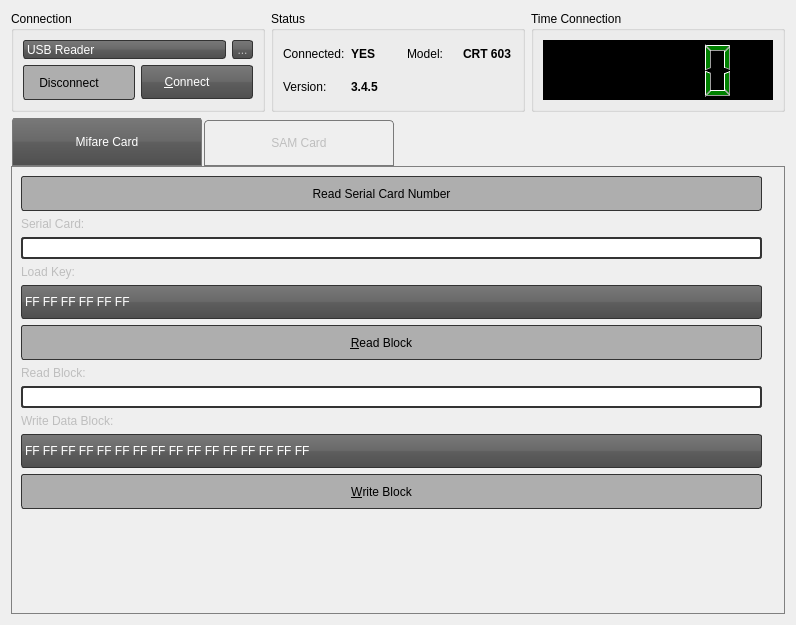
<?xml version="1.0" encoding="UTF-8"?>
<ui version="4.0">
 <author>Ederson Moura &lt;ederson.moura@resource.com.br&gt;</author>
 <class>SmartCardReaderFit</class>
 <widget class="QWidget" name="SmartCardReaderFit">
  <property name="geometry">
   <rect>
    <x>0</x>
    <y>0</y>
    <width>796</width>
    <height>625</height>
   </rect>
  </property>
  <property name="windowTitle">
   <string>Smart Card Reader</string>
  </property>
  <property name="windowIcon">
   <iconset resource="../images.qrc">
    <normaloff>:/res/images/app-icon.png</normaloff>:/res/images/app-icon.png</iconset>
  </property>
  <property name="styleSheet">
   <string notr="true">QLineEdit {
    border: 2px solid #333333;
    border-radius: 3px;
    padding: 1px 23px 1px 3px;
}

QPushButton:hover, QToolButton:hover {
    background: qlineargradient(x1 : 0, y1 : 0, x2 : 0, y2 :   1, stop :   0.0 #ffd9aa, stop : 0.5 #ffbb6e, stop : 0.55 #feae42, stop : 1.0 #fedb74);
}

QPushButton {
    border: 1px solid #333333;
    border-radius: 3px;
    padding: 1px 23px 1px 3px;
	background: qlineargradient(x1:0, y1:0, x2:0, y2:1, stop:0 #797979, stop:0.48 #696969, stop:0.52 #5e5e5e, stop:1 #4f4f4f);
    color: white;
    font: bold large &quot;Arial&quot;;
    height: 30px;
}

QPushButton:pressed {
    background: qlineargradient(x1 : 0, y1 : 0, x2 : 0, y2 :   1, stop :   0.0 #c0dbff, stop : 0.5 #cfd26f, stop : 0.55 #c7df6f, stop : 1.0 #f5f9ff);
    padding-top: 2px;
    padding-left: 3px;
}

QPushButton:on {
    background: qlineargradient(x1 : 0, y1 : 0, x2 : 0, y2 :   1, stop :   0.0 #5AA72D, stop : 0.5 #B3E296, stop : 0.55 #B3E296, stop : 1.0 #f5f9ff);
    padding-top: 2px;
    padding-left: 3px;
}

QPushButton:disabled {
    background: transparent #aeaeae;
    padding-top: 2px;        
    padding-left: 3px;
    color: black;
}

QToolButton {
    border: 1px solid #333333;
    border-radius: 3px;
	background: qlineargradient(x1:0, y1:0, x2:0, y2:1, stop:0 #797979, stop:0.48 #696969, stop:0.52 #5e5e5e, stop:1 #4f4f4f);
}

QProgressBar {
    border: 1px solid black;
    text-align: center;
    padding: 1px;
    border-bottom-right-radius: 7px;
    border-bottom-left-radius: 7px;
    background: QLinearGradient( x1: 0, y1: 0, x2: 1, y2: 0, stop: 0 #fff, stop: 0.4999 #eee, stop: 0.5 #ddd, stop: 1 #eee );
    width: 15px;
}

QProgressBar::chunk {
    background: QLinearGradient( x1: 0, y1: 0, x2: 1, y2: 0,stop: 0 #78d,stop: 0.4999 #46a,stop: 0.5 #45a,stop: 1 #238 );
    border-bottom-right-radius: 7px;
    border-bottom-left-radius: 7px;
    border: 1px solid black;
}

QLCDNumber {
    background-color:black;
    color:green;
    font: bold large &quot;Arial&quot;;
    height: 30px;
}

QTabWidget, QStackedWidget {
    background: none;
    color: white;
    font: bold large &quot;Arial&quot;;
    height: 30px;
}

QTabWidget::pane {
    border: 0px;
    top: 0.1em;
    border-width: 1px;
    border-style: solid;
    border-color: grey;
}

QTabBar::tab {
    width: 150px;
    margin-left: 0.5;
    margin-right: 0.5;
    border: 1px solid #7a7a7a;
    border-top-left-radius: 4px;
    border-top-right-radius: 4px;
    padding: 15px 19px 15px 19px;
}

QTabBar::tab:!selected {
   margin-top: 2px;
}

QTabBar::tab:selected {
    margin-top: -1px;
    background: qlineargradient(x1:0, y1:0, x2:0, y2:1, stop:0 #797979, stop:0.48 #696969, stop:0.52 #5e5e5e, stop:1 #4f4f4f);
    color: white;
}

QTabBar::tab:hover {
    text-decoration: underline;
     background: qlineargradient(x1 : 0, y1 : 0, x2 : 0, y2 :   1, stop :   0.0 #ffd9aa, stop : 0.5 #ffbb6e, stop : 0.55 #feae42, stop :   1.0 #fedb74);
}

QTabBar::tab::bottom {
    border-bottom-left-radius: 4px;
    border-bottom-right-radius: 4px;
    border-top-left-radius: 0px;
    border-top-right-radius: 0px;
    padding: 15px 19px 15px 19px;
}

QComboBox {
	border: 1px solid #333333;
	border-radius: 3px;
	background: qlineargradient(x1:0, y1:0, x2:0, y2:1, stop:0 #797979, stop:0.48 #696969, stop:0.52 #5e5e5e, stop:1 #4f4f4f);
	padding: 1px 23px 1px 3px;
	min-width: 6em;
    color: white;
    font: bold large &quot;Arial&quot;;
    height: 30px;
}

QComboBox:hover {
    text-decoration: underline;
     background: qlineargradient(x1 : 0, y1 : 0, x2 : 0, y2 :   1, stop :   0.0 #ffd9aa, stop : 0.5 #ffbb6e, stop : 0.55 #feae42, stop :   1.0 #fedb74);
}

QComboBox::drop-down {
	subcontrol-origin: padding;
	subcontrol-position: top right;
	width: 20px;
	border-top-right-radius: 3px;
	border-bottom-right-radius: 3px;
}

QComboBox::down-arrow {
     image: url(:res/images/combo-arrow-down.png);
}
 
QComboBox QAbstractView{
	background-color: #4f4f4f;
	color: #999999;
	selection-background-color: #999999;
	selection-color: #4f4f4f;
}

QComboBox QAbstractItemView {
    background-color: #4f4f4f;
    color: white;
   selection-background-color: qlineargradient(x1 : 0, y1 : 0, x2 : 0, y2 :   1, stop :   0.0 #ffd9aa, stop : 0.5 #ffbb6e, stop : 0.55 #feae42, stop : 1.0 #fedb74);
}

</string>
  </property>
  <layout class="QGridLayout" name="gridLayout_14">
   <item row="0" column="0">
    <widget class="QGroupBox" name="selectBox">
     <property name="title">
      <string>Connection</string>
     </property>
     <layout class="QGridLayout" name="gridLayout_3">
      <item row="0" column="0">
       <layout class="QGridLayout" name="gridLayout">
        <item row="0" column="0">
         <widget class="QComboBox" name="comboBoxSmartCardReader">
          <property name="sizePolicy">
           <sizepolicy hsizetype="Preferred" vsizetype="Ignored">
            <horstretch>0</horstretch>
            <verstretch>0</verstretch>
           </sizepolicy>
          </property>
          <property name="iconSize">
           <size>
            <width>32</width>
            <height>32</height>
           </size>
          </property>
          <item>
           <property name="text">
            <string>USB Reader</string>
           </property>
           <property name="icon">
            <iconset resource="../images.qrc">
             <normaloff>:/res/images/usbport.png</normaloff>:/res/images/usbport.png</iconset>
           </property>
          </item>
         </widget>
        </item>
        <item row="0" column="1">
         <widget class="QToolButton" name="toolButtonCardReader">
          <property name="enabled">
           <bool>false</bool>
          </property>
          <property name="text">
           <string>...</string>
          </property>
          <property name="icon">
           <iconset resource="../images.qrc">
            <normaloff>:/res/images/settings.png</normaloff>:/res/images/settings.png</iconset>
          </property>
          <property name="iconSize">
           <size>
            <width>32</width>
            <height>32</height>
           </size>
          </property>
         </widget>
        </item>
       </layout>
      </item>
      <item row="1" column="0">
       <layout class="QGridLayout" name="gridLayout_2">
        <item row="0" column="0">
         <widget class="QPushButton" name="pushButtonDisconnect">
          <property name="enabled">
           <bool>false</bool>
          </property>
          <property name="text">
           <string>Disconnect</string>
          </property>
          <property name="icon">
           <iconset resource="../images.qrc">
            <normaloff>:/res/images/disconnect.png</normaloff>:/res/images/disconnect.png</iconset>
          </property>
          <property name="iconSize">
           <size>
            <width>32</width>
            <height>32</height>
           </size>
          </property>
         </widget>
        </item>
        <item row="0" column="1">
         <widget class="QPushButton" name="pushButtonConnect">
          <property name="text">
           <string>&amp;Connect</string>
          </property>
          <property name="icon">
           <iconset resource="../images.qrc">
            <normaloff>:/res/images/connect.png</normaloff>:/res/images/connect.png</iconset>
          </property>
          <property name="iconSize">
           <size>
            <width>32</width>
            <height>32</height>
           </size>
          </property>
         </widget>
        </item>
       </layout>
      </item>
     </layout>
    </widget>
   </item>
   <item row="0" column="1">
    <widget class="QGroupBox" name="selectBox_2">
     <property name="title">
      <string>Status</string>
     </property>
     <layout class="QGridLayout" name="gridLayout_4">
      <item row="0" column="0">
       <widget class="QLabel" name="label">
        <property name="text">
         <string>Connected:</string>
        </property>
       </widget>
      </item>
      <item row="0" column="1">
       <widget class="QLabel" name="labelConnect">
        <property name="sizePolicy">
         <sizepolicy hsizetype="Preferred" vsizetype="Preferred">
          <horstretch>0</horstretch>
          <verstretch>0</verstretch>
         </sizepolicy>
        </property>
        <property name="font">
         <font>
          <weight>75</weight>
          <bold>true</bold>
         </font>
        </property>
        <property name="text">
         <string>YES</string>
        </property>
        <property name="textFormat">
         <enum>Qt::AutoText</enum>
        </property>
       </widget>
      </item>
      <item row="0" column="2">
       <widget class="QLabel" name="label_10">
        <property name="text">
         <string>Model:</string>
        </property>
       </widget>
      </item>
      <item row="0" column="3">
       <widget class="QLabel" name="labelFirmware">
        <property name="font">
         <font>
          <weight>75</weight>
          <bold>true</bold>
         </font>
        </property>
        <property name="text">
         <string>CRT 603</string>
        </property>
       </widget>
      </item>
      <item row="1" column="0">
       <widget class="QLabel" name="label_11">
        <property name="text">
         <string>Version:</string>
        </property>
       </widget>
      </item>
      <item row="1" column="1">
       <widget class="QLabel" name="labelVersion">
        <property name="font">
         <font>
          <weight>75</weight>
          <bold>true</bold>
         </font>
        </property>
        <property name="text">
         <string>3.4.5</string>
        </property>
       </widget>
      </item>
     </layout>
    </widget>
   </item>
   <item row="0" column="2">
    <widget class="QGroupBox" name="selectBox_3">
     <property name="title">
      <string>Time Connection</string>
     </property>
     <layout class="QGridLayout" name="gridLayout_6">
      <item row="0" column="0">
       <widget class="QLCDNumber" name="lcdNumber">
        <property name="styleSheet">
         <string notr="true"/>
        </property>
       </widget>
      </item>
     </layout>
    </widget>
   </item>
   <item row="1" column="0" colspan="3">
    <widget class="QTabWidget" name="tabWidget">
     <property name="enabled">
      <bool>false</bool>
     </property>
     <property name="sizePolicy">
      <sizepolicy hsizetype="Expanding" vsizetype="Expanding">
       <horstretch>0</horstretch>
       <verstretch>0</verstretch>
      </sizepolicy>
     </property>
     <property name="currentIndex">
      <number>0</number>
     </property>
     <widget class="QWidget" name="tab_2">
      <attribute name="title">
       <string>Mifare Card</string>
      </attribute>
      <layout class="QGridLayout" name="gridLayout_13">
       <item row="0" column="0">
        <widget class="QPushButton" name="pushButtonReadSerialCard">
         <property name="text">
          <string>Read Serial Card Number</string>
         </property>
         <property name="icon">
          <iconset resource="../images.qrc">
           <normaloff>:/res/images/devicetest.png</normaloff>:/res/images/devicetest.png</iconset>
         </property>
         <property name="iconSize">
          <size>
           <width>32</width>
           <height>32</height>
          </size>
         </property>
        </widget>
       </item>
       <item row="0" column="1" rowspan="8">
        <widget class="QLabel" name="labelImageCard">
         <property name="sizePolicy">
          <sizepolicy hsizetype="Preferred" vsizetype="Preferred">
           <horstretch>0</horstretch>
           <verstretch>0</verstretch>
          </sizepolicy>
         </property>
         <property name="text">
          <string/>
         </property>
         <property name="pixmap">
          <pixmap resource="../images.qrc">:/res/images/card-mifare50-300x300.png</pixmap>
         </property>
        </widget>
       </item>
       <item row="1" column="0">
        <layout class="QGridLayout" name="gridLayout_5">
         <item row="0" column="0">
          <widget class="QLabel" name="label_4">
           <property name="text">
            <string>Serial Card:</string>
           </property>
          </widget>
         </item>
         <item row="1" column="0">
          <widget class="QLineEdit" name="lineEditPrintSerialCardNumber">
           <property name="sizePolicy">
            <sizepolicy hsizetype="Expanding" vsizetype="Fixed">
             <horstretch>0</horstretch>
             <verstretch>0</verstretch>
            </sizepolicy>
           </property>
          </widget>
         </item>
        </layout>
       </item>
       <item row="2" column="0">
        <layout class="QGridLayout" name="gridLayout_7">
         <item row="0" column="0">
          <widget class="QLabel" name="label_2">
           <property name="text">
            <string>Load Key:</string>
           </property>
          </widget>
         </item>
         <item row="1" column="0">
          <widget class="QComboBox" name="comboBoxLoadKey">
           <property name="iconSize">
            <size>
             <width>32</width>
             <height>32</height>
            </size>
           </property>
           <item>
            <property name="text">
             <string>FF FF FF FF FF FF</string>
            </property>
            <property name="icon">
             <iconset resource="../images.qrc">
              <normaloff>:/res/images/card-key.png</normaloff>:/res/images/card-key.png</iconset>
            </property>
           </item>
           <item>
            <property name="text">
             <string>A0 A1 A2 A3 A4 A5</string>
            </property>
            <property name="icon">
             <iconset resource="../images.qrc">
              <normaloff>:/res/images/card-key.png</normaloff>:/res/images/card-key.png</iconset>
            </property>
           </item>
           <item>
            <property name="text">
             <string>B0 B1 B2 B3 B4 B5</string>
            </property>
            <property name="icon">
             <iconset resource="../images.qrc">
              <normaloff>:/res/images/card-key.png</normaloff>:/res/images/card-key.png</iconset>
            </property>
           </item>
          </widget>
         </item>
        </layout>
       </item>
       <item row="3" column="0">
        <widget class="QPushButton" name="pushButtonReadBlock">
         <property name="text">
          <string>&amp;Read Block</string>
         </property>
         <property name="icon">
          <iconset resource="../images.qrc">
           <normaloff>:/res/images/card-block-300x300.png</normaloff>:/res/images/card-block-300x300.png</iconset>
         </property>
         <property name="iconSize">
          <size>
           <width>32</width>
           <height>32</height>
          </size>
         </property>
        </widget>
       </item>
       <item row="4" column="0">
        <layout class="QGridLayout" name="gridLayout_12">
         <item row="0" column="0">
          <widget class="QLabel" name="label_5">
           <property name="text">
            <string>Read Block:</string>
           </property>
          </widget>
         </item>
         <item row="1" column="0">
          <widget class="QLineEdit" name="lineEditPrintDataCard">
           <property name="sizePolicy">
            <sizepolicy hsizetype="Expanding" vsizetype="Fixed">
             <horstretch>0</horstretch>
             <verstretch>0</verstretch>
            </sizepolicy>
           </property>
           <property name="maxLength">
            <number>47</number>
           </property>
          </widget>
         </item>
        </layout>
       </item>
       <item row="5" column="0">
        <layout class="QGridLayout" name="gridLayout_11">
         <item row="0" column="0">
          <widget class="QLabel" name="label_3">
           <property name="text">
            <string>Write Data Block:</string>
           </property>
          </widget>
         </item>
         <item row="1" column="0">
          <widget class="QComboBox" name="comboBoxWriteData">
           <property name="iconSize">
            <size>
             <width>32</width>
             <height>32</height>
            </size>
           </property>
           <item>
            <property name="text">
             <string>FF FF FF FF FF FF FF FF FF FF FF FF FF FF FF FF</string>
            </property>
            <property name="icon">
             <iconset resource="../images.qrc">
              <normaloff>:/res/images/card-mifare50-300x300.png</normaloff>:/res/images/card-mifare50-300x300.png</iconset>
            </property>
           </item>
           <item>
            <property name="text">
             <string>AA AA AA AA AA AA AA AA AA AA AA AA AA AA</string>
            </property>
            <property name="icon">
             <iconset resource="../images.qrc">
              <normaloff>:/res/images/card-mifare50-300x300.png</normaloff>:/res/images/card-mifare50-300x300.png</iconset>
            </property>
           </item>
           <item>
            <property name="text">
             <string>CC CC CC CC CC CC CC CC CC CC CC CC CC CC</string>
            </property>
            <property name="icon">
             <iconset resource="../images.qrc">
              <normaloff>:/res/images/card-mifare50-300x300.png</normaloff>:/res/images/card-mifare50-300x300.png</iconset>
            </property>
           </item>
           <item>
            <property name="text">
             <string>AA BB CC DD EE FF AA BB CC DD EE FF AA BB CC DD</string>
            </property>
            <property name="icon">
             <iconset resource="../images.qrc">
              <normaloff>:/res/images/card-mifare50-300x300.png</normaloff>:/res/images/card-mifare50-300x300.png</iconset>
            </property>
           </item>
          </widget>
         </item>
        </layout>
       </item>
       <item row="6" column="0">
        <widget class="QPushButton" name="pushButtonWriteBlock">
         <property name="text">
          <string>&amp;Write Block</string>
         </property>
         <property name="icon">
          <iconset resource="../images.qrc">
           <normaloff>:/res/images/card-block-300x300.png</normaloff>:/res/images/card-block-300x300.png</iconset>
         </property>
         <property name="iconSize">
          <size>
           <width>32</width>
           <height>32</height>
          </size>
         </property>
        </widget>
       </item>
       <item row="7" column="0">
        <spacer name="verticalSpacer">
         <property name="orientation">
          <enum>Qt::Vertical</enum>
         </property>
         <property name="sizeHint" stdset="0">
          <size>
           <width>20</width>
           <height>225</height>
          </size>
         </property>
        </spacer>
       </item>
      </layout>
     </widget>
     <widget class="QWidget" name="tab">
      <attribute name="title">
       <string>SAM Card</string>
      </attribute>
      <layout class="QGridLayout" name="gridLayout_10">
       <item row="0" column="0" colspan="2">
        <layout class="QGridLayout" name="gridLayout_9">
         <item row="0" column="0">
          <widget class="QLabel" name="label_18">
           <property name="text">
            <string>Change Slot:</string>
           </property>
          </widget>
         </item>
         <item row="1" column="0">
          <widget class="QPushButton" name="pushButtonChangeSlot1">
           <property name="sizePolicy">
            <sizepolicy hsizetype="Minimum" vsizetype="Fixed">
             <horstretch>0</horstretch>
             <verstretch>0</verstretch>
            </sizepolicy>
           </property>
           <property name="text">
            <string>Slot 1</string>
           </property>
           <property name="icon">
            <iconset resource="../images.qrc">
             <normaloff>:/res/images/devicetest.png</normaloff>:/res/images/devicetest.png</iconset>
           </property>
           <property name="iconSize">
            <size>
             <width>32</width>
             <height>32</height>
            </size>
           </property>
          </widget>
         </item>
         <item row="1" column="1">
          <widget class="QPushButton" name="pushButtonChangeSlot2">
           <property name="sizePolicy">
            <sizepolicy hsizetype="Minimum" vsizetype="Fixed">
             <horstretch>0</horstretch>
             <verstretch>0</verstretch>
            </sizepolicy>
           </property>
           <property name="text">
            <string>Slot 2</string>
           </property>
           <property name="icon">
            <iconset resource="../images.qrc">
             <normaloff>:/res/images/devicetest.png</normaloff>:/res/images/devicetest.png</iconset>
           </property>
           <property name="iconSize">
            <size>
             <width>32</width>
             <height>32</height>
            </size>
           </property>
          </widget>
         </item>
        </layout>
       </item>
       <item row="0" column="2" rowspan="5">
        <widget class="QLabel" name="labelImageCard_3">
         <property name="sizePolicy">
          <sizepolicy hsizetype="Preferred" vsizetype="Preferred">
           <horstretch>0</horstretch>
           <verstretch>0</verstretch>
          </sizepolicy>
         </property>
         <property name="text">
          <string/>
         </property>
         <property name="pixmap">
          <pixmap resource="../images.qrc">:/res/images/sam-card-300x300.png</pixmap>
         </property>
        </widget>
       </item>
       <item row="1" column="0">
        <widget class="QLabel" name="label_15">
         <property name="text">
          <string>Result Command:</string>
         </property>
        </widget>
       </item>
       <item row="2" column="0" colspan="2">
        <widget class="QLineEdit" name="lineEditCommandResult">
         <property name="readOnly">
          <bool>true</bool>
         </property>
        </widget>
       </item>
       <item row="3" column="0" colspan="2">
        <layout class="QGridLayout" name="gridLayout_8">
         <item row="0" column="0">
          <spacer name="horizontalSpacer_3">
           <property name="orientation">
            <enum>Qt::Horizontal</enum>
           </property>
           <property name="sizeHint" stdset="0">
            <size>
             <width>40</width>
             <height>20</height>
            </size>
           </property>
          </spacer>
         </item>
        </layout>
       </item>
       <item row="4" column="1">
        <spacer name="verticalSpacer_2">
         <property name="orientation">
          <enum>Qt::Vertical</enum>
         </property>
         <property name="sizeHint" stdset="0">
          <size>
           <width>20</width>
           <height>137</height>
          </size>
         </property>
        </spacer>
       </item>
      </layout>
     </widget>
    </widget>
   </item>
  </layout>
 </widget>
 <resources>
  <include location="../images.qrc"/>
 </resources>
 <connections/>
</ui>
